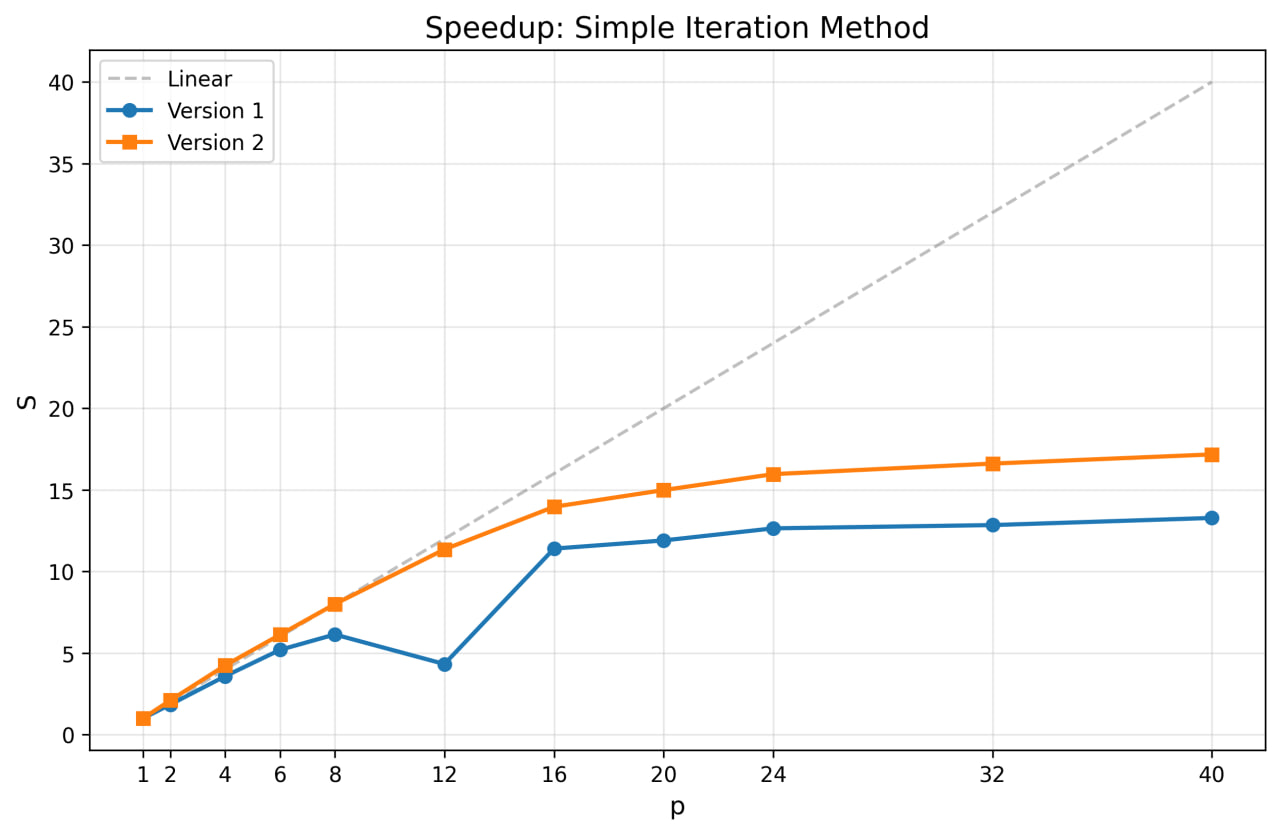

This figure's Python source:
import matplotlib.pyplot as plt
import numpy as np

data = np.loadtxt('speedup_data.txt', comments='#')

threads = data[0:11, 0]
speedup_v1 = data[0:11, 2]        
speedup_v2 = data[11:22, 2]       

plt.figure(figsize=(10, 6))
plt.plot(threads, threads, '--', color='gray', label='Linear', alpha=0.5)

# Version 1 и Version 2
plt.plot(threads, speedup_v1, 'o-', linewidth=2, label='Version 1')
plt.plot(threads, speedup_v2, 's-', linewidth=2, label='Version 2')

plt.xlabel('p', fontsize=12)
plt.ylabel('S', fontsize=12)
plt.title('Speedup: Simple Iteration Method', fontsize=14)
plt.legend(loc='upper left')
plt.grid(True, alpha=0.3)
plt.xticks(threads)

plt.savefig('speedup_graph.png', dpi=300, bbox_inches='tight')
print("Graph saved to speedup_graph.png")
